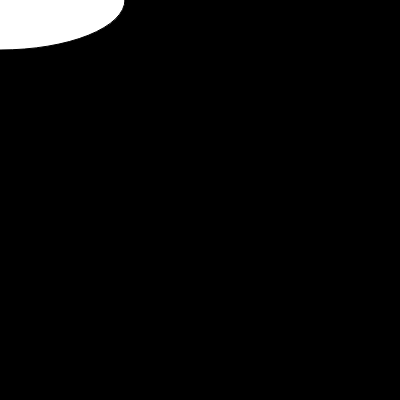
Frame 1 (no input)
Frame 60 (no input): identical to frame 1, image omitted
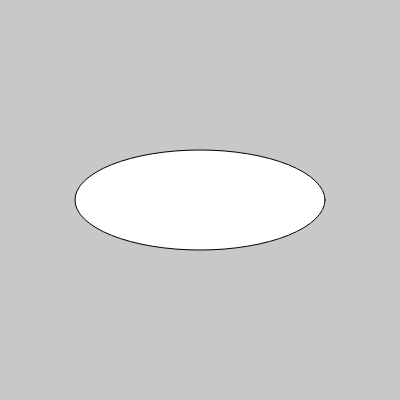
Frame 120 (the mouse pressed at the canvas centre since frame 60)

The p5.js sketch that drew these frames (run headless with seeded random() and noise() and a simulated clock; from frame 60 on, the mouse is pressed at the canvas centre):

// p5.js sketch
// ── sketch.js
function setup (){
  createCanvas(400,400)
}
function draw () {
  background(mouseX,mouseY,mouseX)
  ellipse(mouseX,mouseY,250,100)
  rect.x=mouseX
  rect.y=mouseY
}
